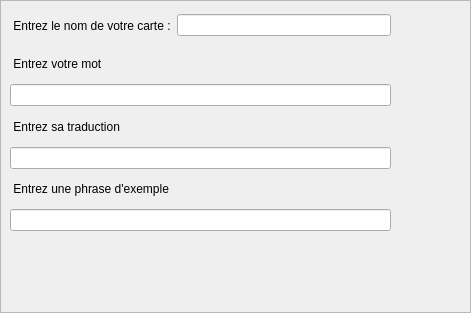
<?xml version="1.0" encoding="UTF-8"?>
<ui version="4.0">
 <class>Frame</class>
 <widget class="QFrame" name="Frame">
  <property name="geometry">
   <rect>
    <x>0</x>
    <y>0</y>
    <width>471</width>
    <height>313</height>
   </rect>
  </property>
  <property name="windowTitle">
   <string>Frame</string>
  </property>
  <property name="frameShape">
   <enum>QFrame::StyledPanel</enum>
  </property>
  <property name="frameShadow">
   <enum>QFrame::Raised</enum>
  </property>
  <widget class="QWidget" name="gridLayoutWidget">
   <property name="geometry">
    <rect>
     <x>10</x>
     <y>50</y>
     <width>381</width>
     <height>181</height>
    </rect>
   </property>
   <layout class="QGridLayout" name="gridLayout">
    <item row="2" column="0">
     <widget class="QLineEdit" name="lineEdit_2"/>
    </item>
    <item row="4" column="0">
     <widget class="QLineEdit" name="lineEdit_3"/>
    </item>
    <item row="1" column="0">
     <widget class="QLabel" name="label_2">
      <property name="text">
       <string> Entrez votre mot</string>
      </property>
     </widget>
    </item>
    <item row="3" column="0">
     <widget class="QLabel" name="label_3">
      <property name="text">
       <string> Entrez sa traduction</string>
      </property>
     </widget>
    </item>
    <item row="5" column="0">
     <widget class="QLabel" name="label_4">
      <property name="text">
       <string> Entrez une phrase d'exemple</string>
      </property>
     </widget>
    </item>
    <item row="6" column="0">
     <widget class="QLineEdit" name="lineEdit_4"/>
    </item>
   </layout>
  </widget>
  <widget class="QWidget" name="verticalLayoutWidget_2">
   <property name="geometry">
    <rect>
     <x>10</x>
     <y>240</y>
     <width>381</width>
     <height>51</height>
    </rect>
   </property>
   <layout class="QVBoxLayout" name="verticalLayout_2"/>
  </widget>
  <widget class="QWidget" name="horizontalLayoutWidget">
   <property name="geometry">
    <rect>
     <x>10</x>
     <y>10</y>
     <width>381</width>
     <height>31</height>
    </rect>
   </property>
   <layout class="QHBoxLayout" name="horizontalLayout">
    <item>
     <widget class="QLabel" name="label">
      <property name="text">
       <string> Entrez le nom de votre carte :</string>
      </property>
     </widget>
    </item>
    <item>
     <widget class="QLineEdit" name="lineEdit"/>
    </item>
   </layout>
  </widget>
 </widget>
 <resources/>
 <connections/>
</ui>
